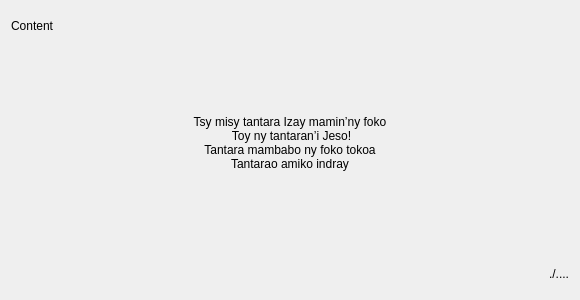
<?xml version="1.0" encoding="UTF-8"?>
<ui version="4.0">
 <class>Form</class>
 <widget class="QWidget" name="Form">
  <property name="geometry">
   <rect>
    <x>0</x>
    <y>0</y>
    <width>580</width>
    <height>300</height>
   </rect>
  </property>
  <property name="windowTitle">
   <string>Form</string>
  </property>
  <layout class="QVBoxLayout" name="verticalLayout">
   <item>
    <widget class="QLabel" name="label">
     <property name="maximumSize">
      <size>
       <width>16777215</width>
       <height>30</height>
      </size>
     </property>
     <property name="text">
      <string>Content</string>
     </property>
    </widget>
   </item>
   <item>
    <widget class="QLabel" name="label_2">
     <property name="text">
      <string>Tsy misy tantara Izay mamin’ny foko 
 Toy ny tantaran’i Jeso! 
Tantara mambabo ny foko tokoa 
Tantarao amiko indray
</string>
     </property>
     <property name="alignment">
      <set>Qt::AlignCenter</set>
     </property>
    </widget>
   </item>
   <item>
    <widget class="QLabel" name="label_3">
     <property name="maximumSize">
      <size>
       <width>16777215</width>
       <height>30</height>
      </size>
     </property>
     <property name="text">
      <string>./....</string>
     </property>
     <property name="alignment">
      <set>Qt::AlignRight|Qt::AlignTrailing|Qt::AlignVCenter</set>
     </property>
    </widget>
   </item>
  </layout>
 </widget>
 <resources/>
 <connections/>
</ui>
